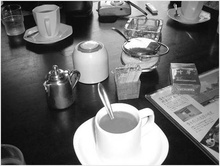
%> input picture 拉普拉斯锐化/原图及结果/homework_laplacian.jpg, 220 x 166 px, shrunk from 477 x 359 before the run
$ octave homework_laplacian.m   (GNU Octave 9; MATLAB toolbox functions it lacks are replaced by stand-ins)
%> lines starting %> are read from the running program, lines starting %| are printed output that depends on the picture
%初始化模板矩阵
H(:,:,1) = [ 0 -1 0;  -1 4 -1;  0 -1 0 ];
H(:,:,2) = [ -1 -1 -1;  -1  8 -1;  -1 -1 -1 ];
H(:,:,3) = [ 1 -2 1;  -2 4 -2;  1 -2 1 ];
H(:,:,4) = [ 0 -1 0;  -1 5 -1;  0 -1 0 ];

I = imread ('homework_laplacian.jpg');
%> I is the input picture: size 166x220 uint8; min 0, max 255, mean 109.9
[row,col] = size(I);
%> row = 166; col = 220
row = row +2;  %上下左右各扩充一行
%> row = 168
col = col +2;
%> col = 222

I2 = zeros([row,col]);
I2(2:row-1,2:col-1) = I; %原图放到扩充后的矩阵中间
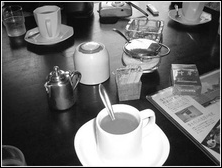
%> I2: size 168x222 double; min 0, max 255, mean 107.6
I2(1,:) = I2(2,:);             %向上下左右延展一行
I2(:,1) = I2(:,2);
I2(row,:) = I2(row-1,:);
I2(:,col) = I2(:,col-1);
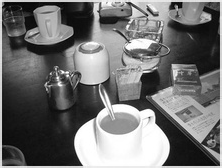
%> I2: size 168x222 double; min 0, max 255, mean 112.1

outfile = [];
for idx = 1 : 4
%> this loop made 4 passes; what is shown inside it comes from the first
    HC = H(:,:,idx);
    for i = 1 : row-2
         for k =1 : col-2
             sum = 0;
             tmp = I2(i:i+2, k:k+2); %每次取出一个3x3的小矩阵
             res = tmp .* HC;       %与模板做点乘

             for sumi = 1:3         %求和
                 for sumk = 1:3
                     sum = res(sumi,sumk) + sum;
                 end
             end
             outfile(i,k) = sum/255; %赋值到结果矩阵中
         end
    end
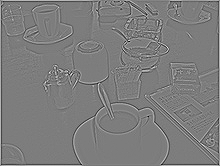
%> outfile: size 166x220 double; min -1.6, max 1.66, mean -4.56e-19; drawn with min black and max white
    figure, imshow(outfile); %展示结果
%> after `imshow(outfile)`:
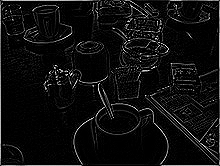
%> displayed picture: size 166x220, on the screen's scale of 0 to 255; min 0, max 255, mean 14.8
    title(['模板 H'  int2str(idx) '处理后的图像']);
    imwrite(outfile,['模板 H'  int2str(idx) '处理后的图像.jpg'])%保存
end
